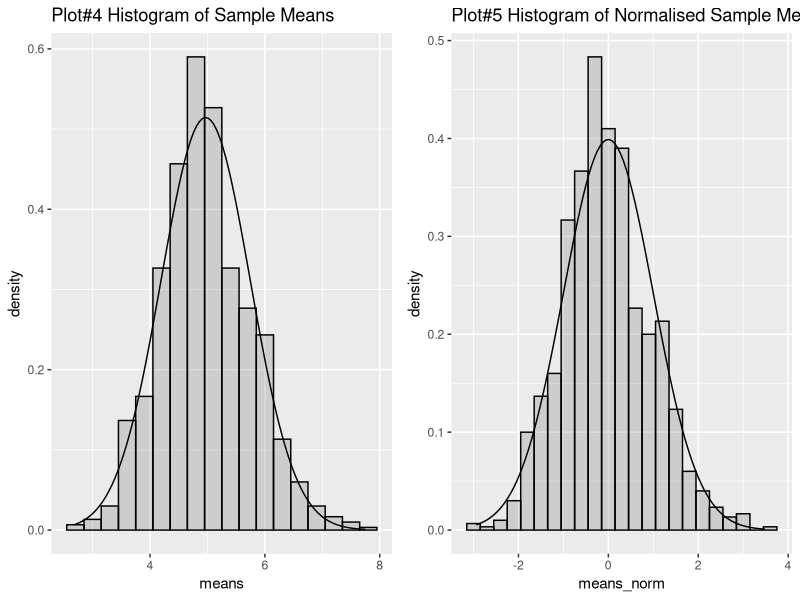

Write the R code that produced this figure.
## ---- chunk 1
library(ggplot2)
library(grid)
nosim <- 1000
sample_size <- 40
rate <- 0.2
## ---- chunk 2
theo_mean <- 1/rate
theo_sd <- 1/rate
theo_var <- theo_sd^2
## ---- chunk 3
randoms <- rexp(nosim, rate = rate)
df <- data.frame(randoms = randoms)
g <- ggplot(df, aes(x = randoms)) 
g <- g + geom_histogram(alpha = .20, binwidth=.3, colour = "black", aes(y = ..density..))
g <- g + ggtitle("Plot#1 Histogram of Random Exponentials")
g
## ---- chunk 4
df <- data.frame(means=double(),
                 means_norm=double(),
                 std_dev=double(),
                 variance=double())
for(i in 1:nosim){
  x <- rexp(sample_size, rate = rate)
  df[i,1] <- mean(x)
  df[i,2] <- ((mean(x)-theo_mean)/(theo_sd/sqrt(sample_size)))
  df[i,3] <- sd(x)
  df[i,4] <- df[i,3]^2
}
## ---- chunk 5
g1 <- ggplot(df, aes(x = means)) 
g1 <- g1 + geom_histogram(alpha = .20, binwidth=.3, colour = "black", aes(y = ..density..))
g1 <- g1 + geom_vline(xintercept=theo_mean)
g1 <- g1 + ggtitle("Plot#2 Sample and Theoretical Means")
g2 <- ggplot(df, aes(x = variance)) 
g2 <- g2 + geom_histogram(alpha = .20, binwidth=.3, colour = "black", aes(y = ..density..))
g2 <- g2 + geom_vline(xintercept=theo_var)
g2 <- g2 + ggtitle("Plot#3 Sample and Theoretical Variance")
pushViewport(viewport(layout = grid.layout(1, 2)))
print(g1, vp = viewport(layout.pos.row = 1, layout.pos.col = 1))
print(g2, vp = viewport(layout.pos.row = 1, layout.pos.col = 2))
## ---- chunk 6
g1 <- ggplot(df, aes(x = means)) 
g1 <- g1 + geom_histogram(alpha = .20, binwidth=.3, colour = "black", aes(y = ..density..)) 
g1 <- g1 + stat_function(fun = dnorm, args=list(mean=mean(df$means), sd=sd(df$means)))
g1 <- g1 + ggtitle("Plot#4 Histogram of Sample Means")
g2 <- ggplot(df, aes(x = means_norm)) 
g2 <- g2 + geom_histogram(alpha = .20, binwidth=.3, colour = "black", aes(y = ..density..)) 
g2 <- g2 + stat_function(fun = dnorm)
g2 <- g2 + ggtitle("Plot#5 Histogram of Normalised Sample Means")
pushViewport(viewport(layout = grid.layout(1, 2)))
print(g1, vp = viewport(layout.pos.row = 1, layout.pos.col = 1))
print(g2, vp = viewport(layout.pos.row = 1, layout.pos.col = 2))
